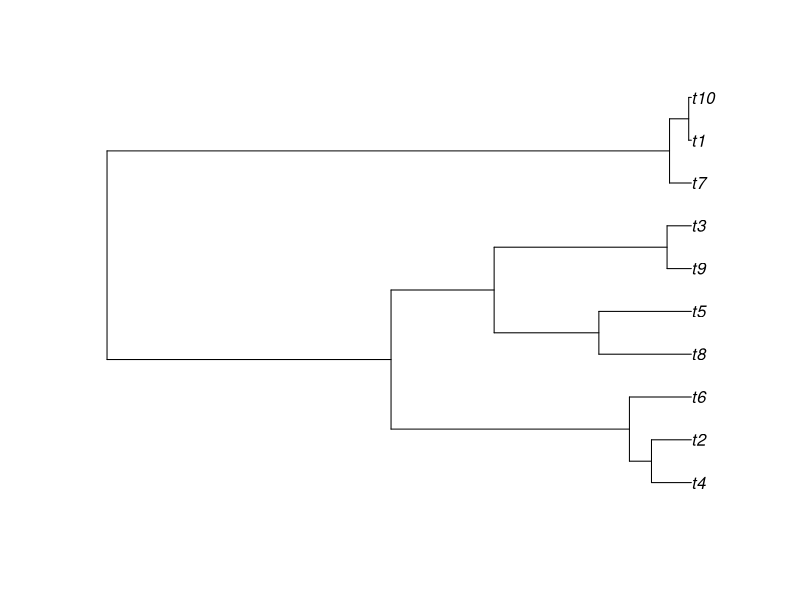

Write the R code that produced this figure.
## ---- chunk 1
library(ape)
phylogeny <- rcoal(10)
plot(phylogeny)
## ---- chunk 2
measurement_1 <- runif(n = 1, max = sum(phylogeny$edge.length))
measurement_2 <- runif(n = 1, max = sum(phylogeny$edge.length))
print(measurement_1)
print(measurement_2)
